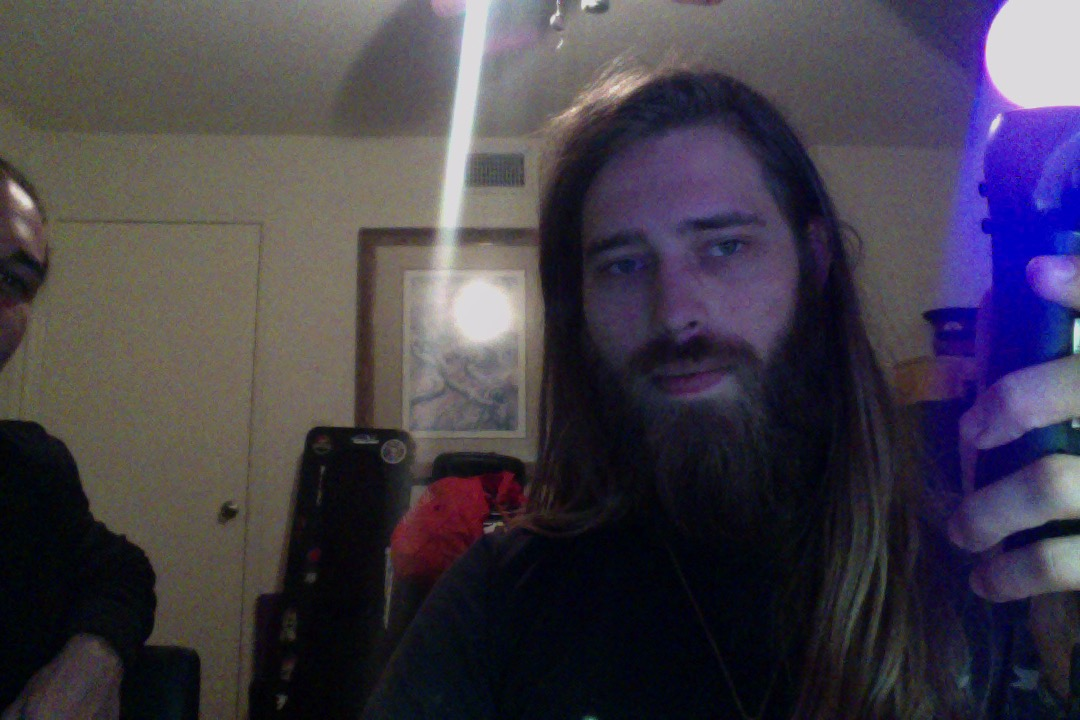
#> input picture corner.jpg, 1080 x 720 px
$ jupyter execute hsv.ipynb   (shell and % lines are left out)
#> lines starting #> are read from the running program, lines starting #| are printed output that depends on the picture; after the words box and inside, x2 and y2 are one past the last pixel; in counts of white or black regions, pixels touching at a corner belong together
[cell 1]
import numpy as np
import matplotlib.pyplot as plt
import cv2

[cell 2]

image = cv2.imread("./corner.jpg")
#> image is the input picture: shape (720, 1080, 3); mean B, G, R 73.1, 61.6, 67.2
image = cv2.cvtColor(image, cv2.COLOR_BGR2RGB)
plt.imshow(image)

[cell 3]
r = image[:,:,0]
g = image[:,:,1]
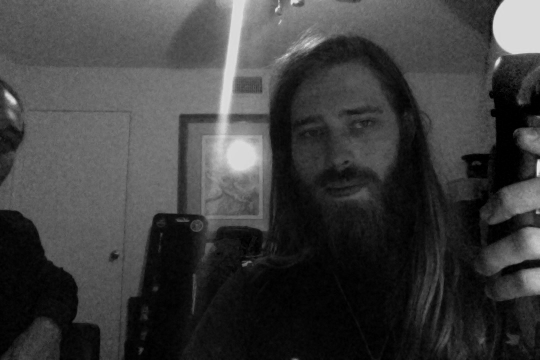
#> g: shape (720, 1080) (shown at 1/2 size); min 0, max 237, mean 61.6
b = image[:,:,2]
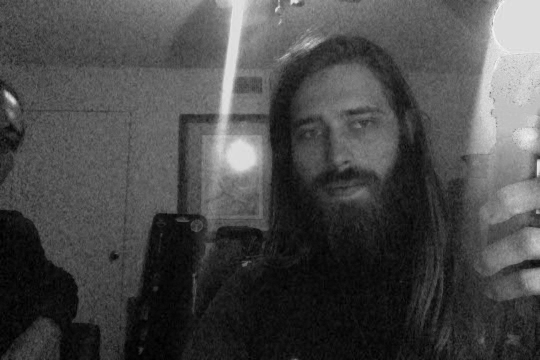
#> b: shape (720, 1080) (shown at 1/2 size); min 0, max 255, mean 73.1
plt.imshow(r, cmap="gray")

[cell 4]
hsvimage = cv2.cvtColor(image, cv2.COLOR_RGB2HSV)
#> hsvimage: shape (720, 1080, 3); mean H, S, V 89.5, 93.3, 80.3
h = hsvimage[:,:,0]
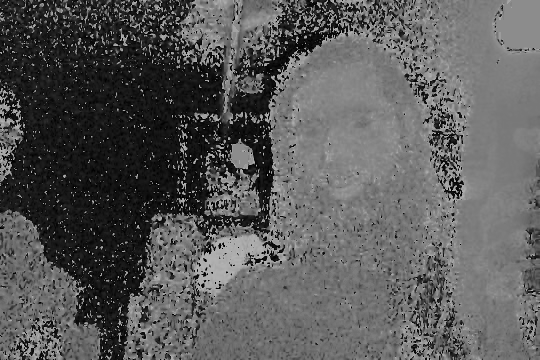
#> h: shape (720, 1080) (shown at 1/2 size); min 0, max 179, mean 89.5
plt.imshow(h, cmap="gray")

[cell 5]
hsvimage[1, 1079, :]
#> Out = [140, 3, 221]

[cell 6]
uppperHue = np.array([75, 0, 0])
lowerHue =  np.array([90, 255, 255])

[cell 7]
mask = cv2.inRange(hsvimage, uppperHue, lowerHue)
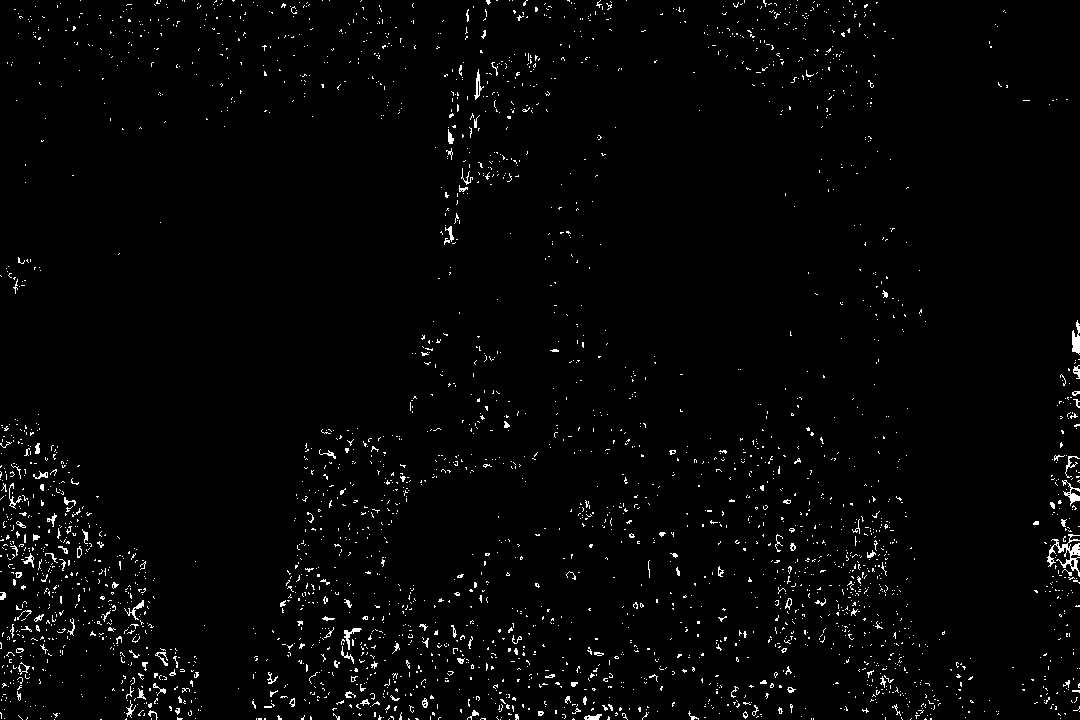
#> mask: shape (720, 1080); 2% white in thin lines or dots
plt.imshow(mask)

[cell 8]
mask_2 = cv2.inRange(h, 120, 125)
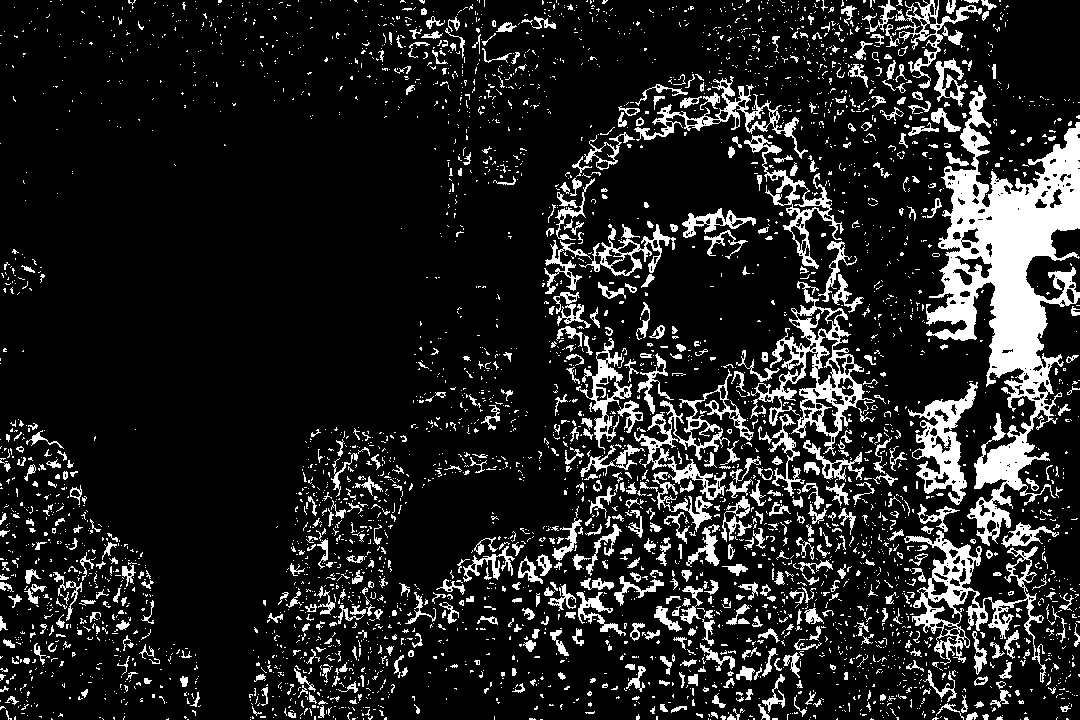
#> mask_2: shape (720, 1080); 13.9% white; 3902 white regions (3263 under 20 px), largest, box (x1, y1, x2, y2) and area: (926, 85, 1080, 546) 24634, (750, 281, 875, 456) 4779, (904, 530, 1046, 683) 4512
plt.imshow(mask, cmap='gray')

$ run again, with glare.jpg copied over corner.jpg
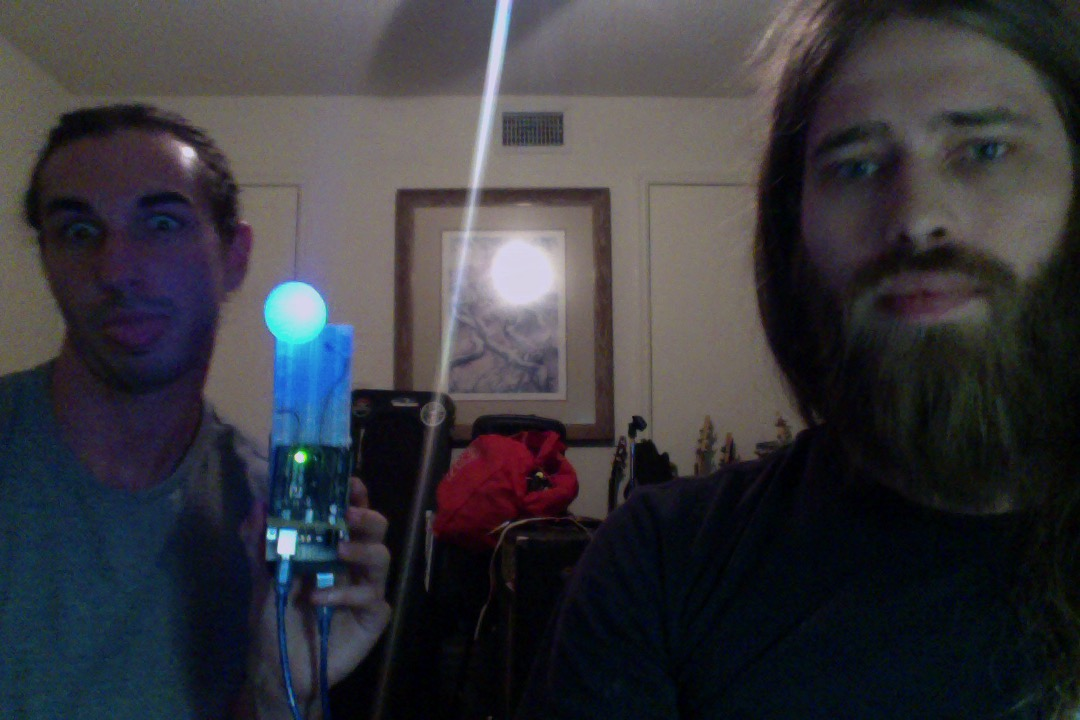
#> input picture glare.jpg, 1080 x 720 px
#> image is the input picture: shape (720, 1080, 3); mean B, G, R 61.2, 55.8, 56.3
#> hsvimage: shape (720, 1080, 3); mean H, S, V 88.6, 97.2, 67.1
#> `h = hsvimage[:,:,0]`:
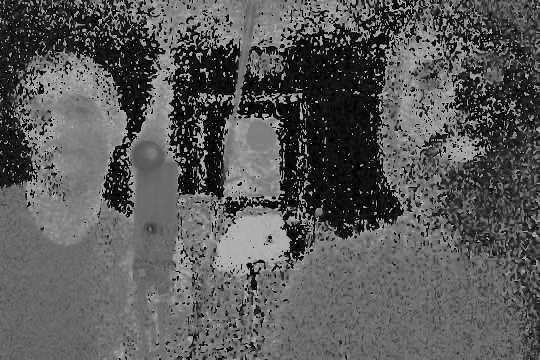
#> h: shape (720, 1080) (shown at 1/2 size); min 0, max 179, mean 88.6
#> Out = [142, 48, 58]
#> mask: shape (720, 1080); 3.2% white in thin lines or dots
#> `mask_2 = cv2.inRange(h, 120, 125)`:
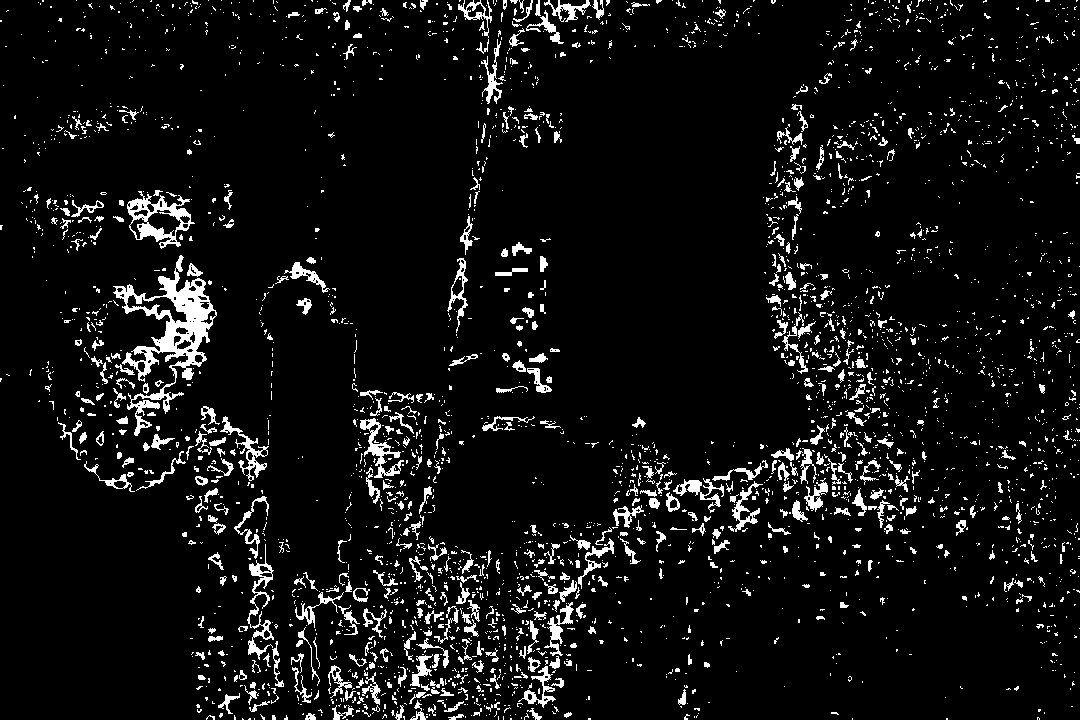
#> mask_2: shape (720, 1080); 6.7% white; 3327 white regions (2822 under 20 px), largest, box (x1, y1, x2, y2) and area: (113, 255, 217, 436) 4804, (127, 191, 195, 249) 1344, (247, 544, 274, 660) 842
